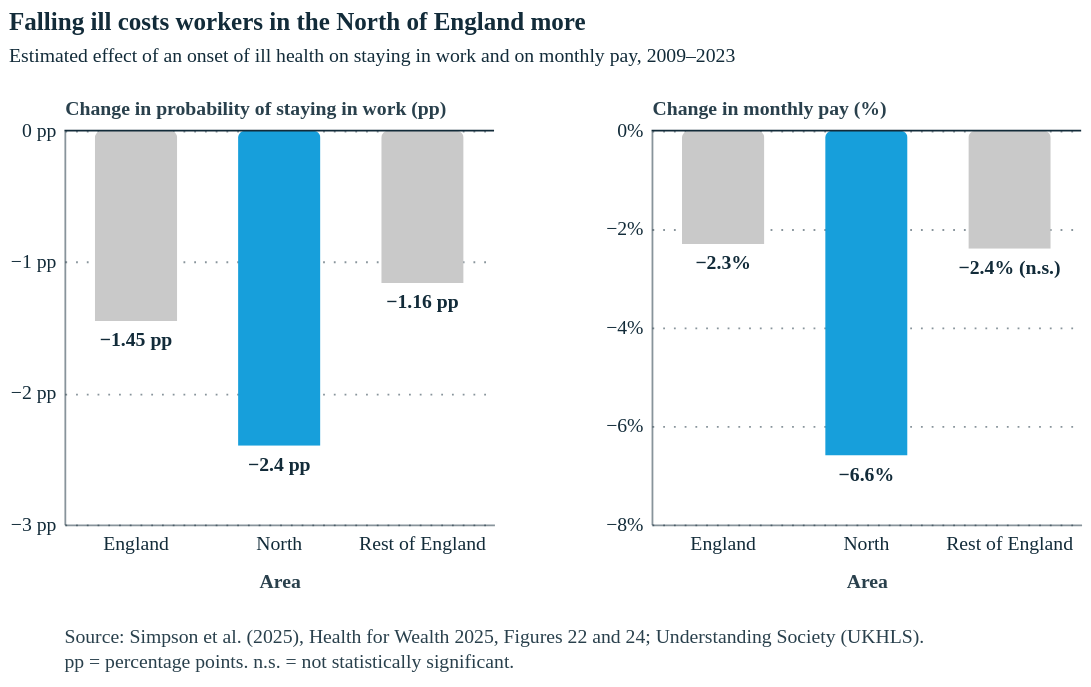

Vega-Lite specification for this chart:
### Vega-Lite specification from a JSON file in a GitHub repository (floating-point values rounded to 4 significant figures)
{"config": {"font": "Circular Std", "mark": {"line": {"interpolate": "linear"}}, "view": {"stroke": "transparent"}, "range": {"category": ["#179fdb", "#e6224b", "#f4c245", "#122b39", "#eb5c2e", "#36b7b4"], "diverging": ["#E6224B", "#E54753", "#C9C9C9", "#179FDB", "#122B39"], "heatmap": ["#C9C9C9", "#179FDB", "#0063AF", "#122B39"], "ordinal": ["#00A767", "#36B7B4", "#179FDB", "#0063AF", "#243B5A"]}, "axisX": {"labelColor": "#122b39", "tickColor": "#122b39", "domainColor": "#122b39", "domainOpacity": 0.5, "gridOpacity": 0, "labelFont": "Circular Std", "labelAngle": 0, "labelAlign": "center", "labelFontSize": 11, "labelPadding": 5, "tickCount": 10, "tickSize": 0, "title": "", "titleColor": "#122b39", "titleOpacity": 0.9, "titlePadding": 10}, "axisY": {"labelColor": "#122b39", "labelFont": "Circular Std", "tickColor": "#122b39", "domainColor": "#122b39", "gridColor": "#122b39", "gridDash": [1, 5], "gridOpacity": 0.5, "labelPadding": 5, "labelFontSize": 11, "domainOpacity": 0.5, "tickSize": 0, "title": null, "titleAlign": "left", "titleAngle": 0, "titleBaseline": "bottom", "titleColor": "#122b39", "titleOpacity": 0.9, "titleX": 0, "titleY": -7}, "legend": {"labelFont": "Circular Std", "titleFont": "Circular Std", "labelFontSize": 11, "labelColor": "#122b39", "title": null, "symbolStrokeWidth": 0, "orient": "top", "direction": "horizontal", "offset": 16}}, "vconcat": [{"hconcat": [{"layer": [{"data": {"name": "data-4193cf592f34ba5c45b2bcee54857ae4"}, "mark": {"type": "bar", "cornerRadiusEnd": 4, "width": 46}, "encoding": {"color": {"field": "colour", "scale": null, "type": "nominal"}, "tooltip": [{"field": "area", "title": "Area", "type": "nominal"}, {"field": "label", "title": "Change in probability of staying in work (pp)", "type": "nominal"}, {"field": "significant", "title": "Statistically significant", "type": "nominal"}], "x": {"axis": {"title": "Area"}, "field": "area", "sort": ["England", "North", "Rest of England"], "type": "nominal"}, "y": {"axis": {"labelExpr": "replace(format(datum.value, '.0f'), '-', '−') + ' pp'", "tickCount": 4, "title": "Change in probability of staying in work (pp)"}, "field": "value", "scale": {"domain": [-3, 0]}, "type": "quantitative"}}}, {"data": {"name": "data-4193cf592f34ba5c45b2bcee54857ae4"}, "mark": {"type": "text", "baseline": "top", "color": "#122b39", "dy": 5, "font": "Circular Std", "fontSize": 11, "fontWeight": 600}, "encoding": {"text": {"field": "label", "type": "nominal"}, "x": {"axis": {"title": "Area"}, "field": "area", "sort": ["England", "North", "Rest of England"], "type": "nominal"}, "y": {"axis": {"labelExpr": "replace(format(datum.value, '.0f'), '-', '−') + ' pp'", "tickCount": 4, "title": "Change in probability of staying in work (pp)"}, "field": "value", "scale": {"domain": [-3, 0]}, "type": "quantitative"}}}, {"data": {"name": "data-ec984d218672496d7c49cceae0722ecf"}, "mark": {"type": "rule", "color": "#122b39", "strokeWidth": 1}, "encoding": {"y": {"field": "z", "type": "quantitative"}}}], "height": 220, "width": 240}, {"layer": [{"data": {"name": "data-963c2b115feab8259feafe52dc219e16"}, "mark": {"type": "bar", "cornerRadiusEnd": 4, "width": 46}, "encoding": {"color": {"field": "colour", "scale": null, "type": "nominal"}, "tooltip": [{"field": "area", "title": "Area", "type": "nominal"}, {"field": "label", "title": "Change in monthly pay (%)", "type": "nominal"}, {"field": "significant", "title": "Statistically significant", "type": "nominal"}], "x": {"axis": {"title": "Area"}, "field": "area", "sort": ["England", "North", "Rest of England"], "type": "nominal"}, "y": {"axis": {"format": ".0%", "tickCount": 4, "title": "Change in monthly pay (%)"}, "field": "value", "scale": {"domain": [-0.08, 0]}, "type": "quantitative"}}}, {"data": {"name": "data-963c2b115feab8259feafe52dc219e16"}, "mark": {"type": "text", "baseline": "top", "color": "#122b39", "dy": 5, "font": "Circular Std", "fontSize": 11, "fontWeight": 600}, "encoding": {"text": {"field": "label", "type": "nominal"}, "x": {"axis": {"title": "Area"}, "field": "area", "sort": ["England", "North", "Rest of England"], "type": "nominal"}, "y": {"axis": {"format": ".0%", "tickCount": 4, "title": "Change in monthly pay (%)"}, "field": "value", "scale": {"domain": [-0.08, 0]}, "type": "quantitative"}}}, {"data": {"name": "data-ec984d218672496d7c49cceae0722ecf"}, "mark": {"type": "rule", "color": "#122b39", "strokeWidth": 1}, "encoding": {"y": {"field": "z", "type": "quantitative"}}}], "height": 220, "width": 240}], "resolve": {"scale": {"y": "independent"}}, "spacing": 60}, {"data": {"name": "data-2e75787da7bfb22ca6e88253b9ece49c"}, "mark": {"type": "text", "align": "left", "baseline": "top", "color": "#122b39", "font": "Circular Std", "fontSize": 11, "lineBreak": "\n", "lineHeight": 14, "opacity": 0.9}, "encoding": {"text": {"field": "t", "type": "nominal"}, "x": {"value": 0}, "y": {"value": 0}}, "height": 28, "width": 560}], "spacing": 18, "title": {"text": "Falling ill costs workers in the North of England more", "anchor": "start", "color": "#122b39", "font": "Circular Std", "fontSize": 14, "fontWeight": 600, "offset": 18, "subtitle": "Estimated effect of an onset of ill health on staying in work and on monthly pay, 2009–2023", "subtitleColor": "#122b39", "subtitleFont": "Circular Std", "subtitleFontSize": 11, "subtitlePadding": 6}, "$schema": "https://vega.github.io/schema/vega-lite/v6.1.0.json", "datasets": {"data-4193cf592f34ba5c45b2bcee54857ae4": [{"measure": "Change in probability of staying in work (pp)", "area": "England", "effect": -1.45, "significant": true, "label": "−1.45 pp", "value": -1.45, "colour": "#C9C9C9"}, {"measure": "Change in probability of staying in work (pp)", "area": "North", "effect": -2.4, "significant": true, "label": "−2.4 pp", "value": -2.4, "colour": "#179fdb"}, {"measure": "Change in probability of staying in work (pp)", "area": "Rest of England", "effect": -1.16, "significant": true, "label": "−1.16 pp", "value": -1.16, "colour": "#C9C9C9"}], "data-ec984d218672496d7c49cceae0722ecf": [{"z": 0}], "data-963c2b115feab8259feafe52dc219e16": [{"measure": "Change in monthly pay (%)", "area": "England", "effect": -2.3, "significant": true, "label": "−2.3%", "value": -0.023, "colour": "#C9C9C9"}, {"measure": "Change in monthly pay (%)", "area": "North", "effect": -6.6, "significant": true, "label": "−6.6%", "value": -0.066, "colour": "#179fdb"}, {"measure": "Change in monthly pay (%)", "area": "Rest of England", "effect": -2.4, "significant": false, "label": "−2.4% (n.s.)", "value": -0.024, "colour": "#C9C9C9"}], "data-2e75787da7bfb22ca6e88253b9ece49c": [{"t": "Source: Simpson et al. (2025), Health for Wealth 2025, Figures 22 and 24; Understanding Society (UKHLS).\npp = percentage points. n.s. = not statistically significant."}]}}
